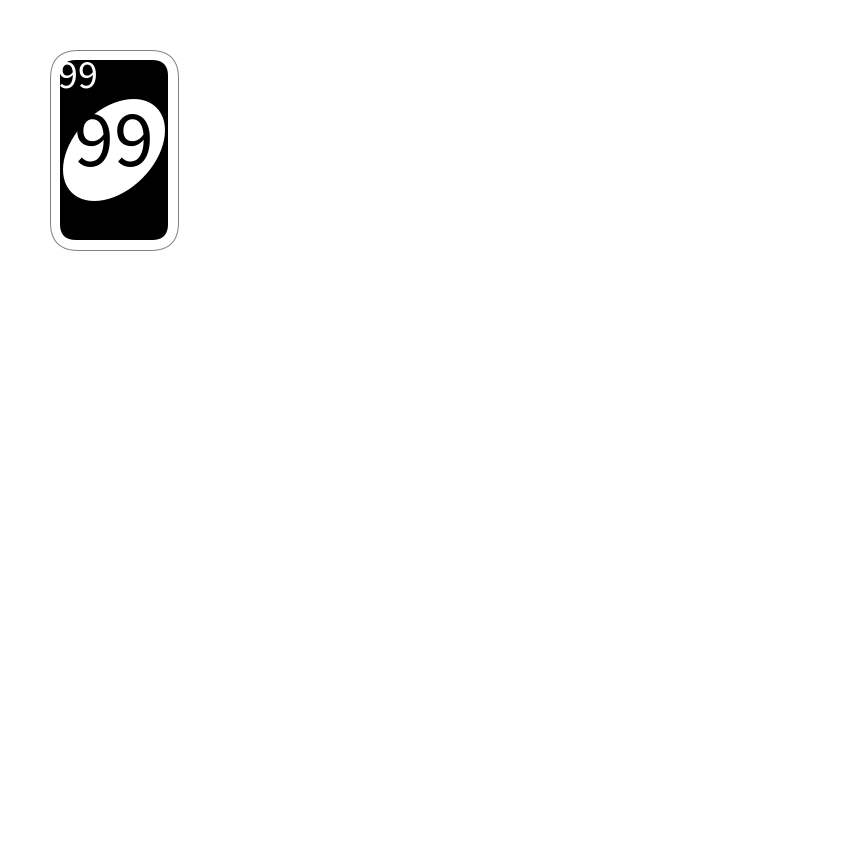
Frame 1 (no input)
Frame 60 (the mouse pressed at the canvas centre just before this capture): identical to frame 1, image omitted
Frame 120 (the mouse held since frame 60 and released just before this capture): identical to frame 1, image omitted

The Processing sketch that drew this single still picture (run headless with seeded random() and noise(); from frame 60 on, the mouse is pressed at the canvas centre):

// Processing sketch: week04_A_uno_pool_spread_4_people
// ── week04_A_uno_pool_spread_4_people.pde
// UNO抽牌
void setup(){
  size(850, 850);
  myShuffle();
}
void myShuffle(){
  for (int i=0; i<8; i++){
    for (int j=0; j<11; j++){
      cardN[i*11+j] = j;
      cardC[i*11+j] = C[i%4];
    }
  }
  // random()會取浮點數, 需要加上int
  for (int i=0; i<10000; i++){ // 洗牌 10000 次
    int r1 = int(random(88)), r2 = int(random(88)); 
    int tmp = cardN[r1];
    cardN[r1] = cardN[r2];
    cardN[r2] = tmp;
    tmp = cardC[r1];
    cardC[r1] = cardC[r2];
    cardC[r2] = tmp;
  }
}
// int [][] card = new int[8][11];
int [] cardN = new int[88]; // card number
int [] cardC = new int[88]; // card color
color [] C = {#FF5555, #FFAA00, #55AA55, #5555FF};
void draw(){
  background(255);
  if (mousePressed && mouseButton==RIGHT){ // 點右鍵才可以顯示出所有牌
    for (int i=0; i<8; i++){
      for (int j=0; j<11; j++){
        // drawCard(j*32, i*50, C[i%4], j);
        drawCard(j*32, i*50, cardC[i*11+j], cardN[i*11+j], 32); // 32小卡片  
      }
    }
  }else drawCard(50, 50, #000000, 99, 128); // deck
  
  for (int i=0; i<myCard; i++){
     if (i%4==0) drawCard(430 +40*i/4, 50, cardC[i], cardN[i], 128);
     if (i%4==1) drawCard(630 +40*i/4, 350, cardC[i], cardN[i], 128);
     if (i%4==2) drawCard(430 +40*i/4, 650, cardC[i], cardN[i], 128);
     if (i%4==3) drawCard(230 +40*i/4, 350, cardC[i], cardN[i], 128);
  }
}
int  myCard = 0; // 一開始0張牌
void mousePressed(){
  if (mouseButton==LEFT) myCard++;
}
void drawCard(int x, int y, color c, int n, int w){ // w 寬度代表小卡片
  float s = w/32.0; // scale size
  stroke(128); // gray stroke
  fill(255); // white
  rect(x, y, 32*s, 50*s, 7*s);
  noStroke();
  fill(c);
  rect(x+2.5*s, y+2.5*s, 32*s-5*s, 50*s-5*s, 4*s);
  
  pushMatrix();
  fill(255); // white
  translate(x+16*s, y+25*s); // 移動, 加上卡片中心的一半
  rotate(radians(45)); // 轉動45度
  ellipse(0, 0, 20*s, 30*s);
  popMatrix();
  
  
  textAlign(CENTER, CENTER); // 放中心才不會偏
  textSize(10*s);
  text(""+n, x+7*s, y+6*s);
  textSize(20*s);
  fill(c);
  text(""+n, x+16*s, y+22*s);
}
